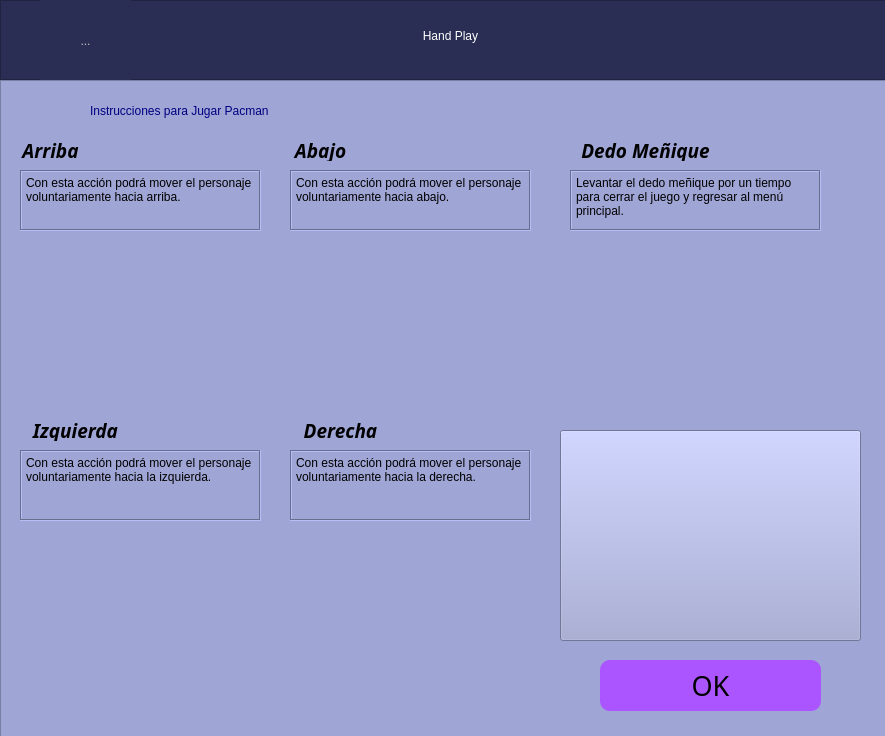
<?xml version="1.0" encoding="UTF-8"?>
<ui version="4.0">
 <class>MainWindow</class>
 <widget class="QMainWindow" name="MainWindow">
  <property name="geometry">
   <rect>
    <x>0</x>
    <y>0</y>
    <width>885</width>
    <height>736</height>
   </rect>
  </property>
  <property name="windowTitle">
   <string>Hand Play - Pacman Instructions</string>
  </property>
  <widget class="QWidget" name="centralwidget">
   <widget class="QFrame" name="Titulo">
    <property name="enabled">
     <bool>true</bool>
    </property>
    <property name="geometry">
     <rect>
      <x>0</x>
      <y>0</y>
      <width>891</width>
      <height>80</height>
     </rect>
    </property>
    <property name="styleSheet">
     <string notr="true">background: rgb(43, 46, 84)
</string>
    </property>
    <property name="frameShape">
     <enum>QFrame::StyledPanel</enum>
    </property>
    <property name="frameShadow">
     <enum>QFrame::Raised</enum>
    </property>
    <widget class="QLabel" name="titulo">
     <property name="geometry">
      <rect>
       <x>290</x>
       <y>10</y>
       <width>321</width>
       <height>51</height>
      </rect>
     </property>
     <property name="styleSheet">
      <string notr="true">color: rgb(255, 255, 255);
font: 75 26pt &quot;Magneto&quot;;</string>
     </property>
     <property name="text">
      <string>Hand Play</string>
     </property>
     <property name="alignment">
      <set>Qt::AlignCenter</set>
     </property>
    </widget>
    <widget class="QToolButton" name="toolButton">
     <property name="enabled">
      <bool>false</bool>
     </property>
     <property name="geometry">
      <rect>
       <x>40</x>
       <y>0</y>
       <width>91</width>
       <height>81</height>
      </rect>
     </property>
     <property name="font">
      <font>
       <stylestrategy>PreferDefault</stylestrategy>
       <kerning>true</kerning>
      </font>
     </property>
     <property name="layoutDirection">
      <enum>Qt::LeftToRight</enum>
     </property>
     <property name="text">
      <string>...</string>
     </property>
     <property name="icon">
      <iconset>
       <normaloff>../img/logo.png</normaloff>../img/logo.png</iconset>
     </property>
     <property name="iconSize">
      <size>
       <width>160</width>
       <height>160</height>
      </size>
     </property>
     <property name="autoRaise">
      <bool>true</bool>
     </property>
    </widget>
   </widget>
   <widget class="QFrame" name="Videojuegos">
    <property name="geometry">
     <rect>
      <x>0</x>
      <y>80</y>
      <width>891</width>
      <height>721</height>
     </rect>
    </property>
    <property name="cursor">
     <cursorShape>ArrowCursor</cursorShape>
    </property>
    <property name="layoutDirection">
     <enum>Qt::LeftToRight</enum>
    </property>
    <property name="styleSheet">
     <string notr="true">background: rgb(159, 165, 213)</string>
    </property>
    <property name="frameShape">
     <enum>QFrame::StyledPanel</enum>
    </property>
    <property name="frameShadow">
     <enum>QFrame::Raised</enum>
    </property>
    <widget class="QLabel" name="subtitulo">
     <property name="geometry">
      <rect>
       <x>90</x>
       <y>10</y>
       <width>701</width>
       <height>41</height>
      </rect>
     </property>
     <property name="styleSheet">
      <string notr="true">font: 75 22pt &quot;Magneto&quot;;
color: rgb(0, 0, 127)
</string>
     </property>
     <property name="text">
      <string>Instrucciones para Jugar Pacman</string>
     </property>
    </widget>
    <widget class="QPushButton" name="pacman">
     <property name="geometry">
      <rect>
       <x>560</x>
       <y>350</y>
       <width>301</width>
       <height>211</height>
      </rect>
     </property>
     <property name="text">
      <string/>
     </property>
     <property name="icon">
      <iconset>
       <normaloff>../img/pacman.png</normaloff>../img/pacman.png</iconset>
     </property>
     <property name="iconSize">
      <size>
       <width>720</width>
       <height>520</height>
      </size>
     </property>
    </widget>
    <widget class="QPushButton" name="okey">
     <property name="geometry">
      <rect>
       <x>600</x>
       <y>580</y>
       <width>221</width>
       <height>51</height>
      </rect>
     </property>
     <property name="font">
      <font>
       <family>Playbill</family>
       <pointsize>20</pointsize>
      </font>
     </property>
     <property name="styleSheet">
      <string notr="true">background: rgb(170, 85, 255);
border-radius: 10px</string>
     </property>
     <property name="text">
      <string>OK</string>
     </property>
    </widget>
    <widget class="QPushButton" name="punio_5">
     <property name="geometry">
      <rect>
       <x>30</x>
       <y>520</y>
       <width>111</width>
       <height>101</height>
      </rect>
     </property>
     <property name="text">
      <string/>
     </property>
     <property name="icon">
      <iconset>
       <normaloff>../img/miñique.png</normaloff>../img/miñique.png</iconset>
     </property>
     <property name="iconSize">
      <size>
       <width>600</width>
       <height>120</height>
      </size>
     </property>
     <property name="flat">
      <bool>true</bool>
     </property>
    </widget>
    <widget class="QLabel" name="label_4">
     <property name="geometry">
      <rect>
       <x>10</x>
       <y>60</y>
       <width>81</width>
       <height>21</height>
      </rect>
     </property>
     <property name="font">
      <font>
       <family>Rockwell</family>
       <pointsize>14</pointsize>
       <weight>75</weight>
       <italic>true</italic>
       <bold>true</bold>
      </font>
     </property>
     <property name="text">
      <string>Arriba</string>
     </property>
     <property name="alignment">
      <set>Qt::AlignCenter</set>
     </property>
    </widget>
    <widget class="QPlainTextEdit" name="plainTextEdit_16">
     <property name="geometry">
      <rect>
       <x>290</x>
       <y>370</y>
       <width>241</width>
       <height>71</height>
      </rect>
     </property>
     <property name="frameShape">
      <enum>QFrame::Box</enum>
     </property>
     <property name="sizeAdjustPolicy">
      <enum>QAbstractScrollArea::AdjustToContentsOnFirstShow</enum>
     </property>
     <property name="plainText">
      <string>Con esta acción podrá mover el personaje voluntariamente hacia la derecha.</string>
     </property>
     <property name="textInteractionFlags">
      <set>Qt::NoTextInteraction</set>
     </property>
    </widget>
    <widget class="QPlainTextEdit" name="plainTextEdit_4">
     <property name="geometry">
      <rect>
       <x>20</x>
       <y>90</y>
       <width>241</width>
       <height>61</height>
      </rect>
     </property>
     <property name="styleSheet">
      <string notr="true">border-color: rgb(85, 170, 255)</string>
     </property>
     <property name="frameShape">
      <enum>QFrame::Box</enum>
     </property>
     <property name="sizeAdjustPolicy">
      <enum>QAbstractScrollArea::AdjustToContentsOnFirstShow</enum>
     </property>
     <property name="tabChangesFocus">
      <bool>true</bool>
     </property>
     <property name="undoRedoEnabled">
      <bool>true</bool>
     </property>
     <property name="plainText">
      <string>Con esta acción podrá mover el personaje voluntariamente hacia arriba.</string>
     </property>
     <property name="textInteractionFlags">
      <set>Qt::NoTextInteraction</set>
     </property>
    </widget>
    <widget class="QLabel" name="label_16">
     <property name="geometry">
      <rect>
       <x>290</x>
       <y>340</y>
       <width>101</width>
       <height>21</height>
      </rect>
     </property>
     <property name="font">
      <font>
       <family>Rockwell</family>
       <pointsize>14</pointsize>
       <weight>75</weight>
       <italic>true</italic>
       <bold>true</bold>
      </font>
     </property>
     <property name="text">
      <string>Derecha</string>
     </property>
     <property name="alignment">
      <set>Qt::AlignCenter</set>
     </property>
    </widget>
    <widget class="QPushButton" name="arriba">
     <property name="geometry">
      <rect>
       <x>20</x>
       <y>160</y>
       <width>241</width>
       <height>161</height>
      </rect>
     </property>
     <property name="text">
      <string/>
     </property>
     <property name="icon">
      <iconset>
       <normaloff>../img/gesto5.jpg</normaloff>../img/gesto5.jpg</iconset>
     </property>
     <property name="iconSize">
      <size>
       <width>410</width>
       <height>180</height>
      </size>
     </property>
     <property name="flat">
      <bool>true</bool>
     </property>
    </widget>
    <widget class="QLabel" name="label_5">
     <property name="geometry">
      <rect>
       <x>20</x>
       <y>340</y>
       <width>111</width>
       <height>21</height>
      </rect>
     </property>
     <property name="font">
      <font>
       <family>Rockwell</family>
       <pointsize>14</pointsize>
       <weight>75</weight>
       <italic>true</italic>
       <bold>true</bold>
      </font>
     </property>
     <property name="text">
      <string>Izquierda</string>
     </property>
     <property name="alignment">
      <set>Qt::AlignCenter</set>
     </property>
    </widget>
    <widget class="QPushButton" name="abajo_3">
     <property name="geometry">
      <rect>
       <x>290</x>
       <y>450</y>
       <width>241</width>
       <height>171</height>
      </rect>
     </property>
     <property name="sizePolicy">
      <sizepolicy hsizetype="Minimum" vsizetype="Fixed">
       <horstretch>0</horstretch>
       <verstretch>0</verstretch>
      </sizepolicy>
     </property>
     <property name="mouseTracking">
      <bool>false</bool>
     </property>
     <property name="styleSheet">
      <string notr="true"> transform: scaleX(-1);</string>
     </property>
     <property name="text">
      <string/>
     </property>
     <property name="icon">
      <iconset>
       <normaloff>../img/gesto3.jpg</normaloff>../img/gesto3.jpg</iconset>
     </property>
     <property name="iconSize">
      <size>
       <width>410</width>
       <height>180</height>
      </size>
     </property>
     <property name="flat">
      <bool>true</bool>
     </property>
    </widget>
    <widget class="QPushButton" name="abajo">
     <property name="geometry">
      <rect>
       <x>290</x>
       <y>160</y>
       <width>241</width>
       <height>161</height>
      </rect>
     </property>
     <property name="sizePolicy">
      <sizepolicy hsizetype="Minimum" vsizetype="Fixed">
       <horstretch>0</horstretch>
       <verstretch>0</verstretch>
      </sizepolicy>
     </property>
     <property name="mouseTracking">
      <bool>false</bool>
     </property>
     <property name="styleSheet">
      <string notr="true"> transform: scaleX(-1);</string>
     </property>
     <property name="text">
      <string/>
     </property>
     <property name="icon">
      <iconset>
       <normaloff>../img/gesto4.jpg</normaloff>../img/gesto4.jpg</iconset>
     </property>
     <property name="iconSize">
      <size>
       <width>410</width>
       <height>180</height>
      </size>
     </property>
     <property name="flat">
      <bool>true</bool>
     </property>
    </widget>
    <widget class="QPlainTextEdit" name="plainTextEdit_5">
     <property name="geometry">
      <rect>
       <x>20</x>
       <y>370</y>
       <width>241</width>
       <height>71</height>
      </rect>
     </property>
     <property name="frameShape">
      <enum>QFrame::Box</enum>
     </property>
     <property name="sizeAdjustPolicy">
      <enum>QAbstractScrollArea::AdjustToContentsOnFirstShow</enum>
     </property>
     <property name="plainText">
      <string>Con esta acción podrá mover el personaje voluntariamente hacia la izquierda.</string>
     </property>
     <property name="textInteractionFlags">
      <set>Qt::NoTextInteraction</set>
     </property>
    </widget>
    <widget class="QPlainTextEdit" name="plainTextEdit_6">
     <property name="geometry">
      <rect>
       <x>290</x>
       <y>90</y>
       <width>241</width>
       <height>61</height>
      </rect>
     </property>
     <property name="frameShape">
      <enum>QFrame::Box</enum>
     </property>
     <property name="sizeAdjustPolicy">
      <enum>QAbstractScrollArea::AdjustToContentsOnFirstShow</enum>
     </property>
     <property name="plainText">
      <string>Con esta acción podrá mover el personaje voluntariamente hacia abajo.</string>
     </property>
     <property name="textInteractionFlags">
      <set>Qt::NoTextInteraction</set>
     </property>
    </widget>
    <widget class="QLabel" name="label_6">
     <property name="geometry">
      <rect>
       <x>280</x>
       <y>60</y>
       <width>81</width>
       <height>21</height>
      </rect>
     </property>
     <property name="font">
      <font>
       <family>Rockwell</family>
       <pointsize>14</pointsize>
       <weight>75</weight>
       <italic>true</italic>
       <bold>true</bold>
      </font>
     </property>
     <property name="text">
      <string>Abajo</string>
     </property>
     <property name="alignment">
      <set>Qt::AlignCenter</set>
     </property>
    </widget>
    <widget class="QPushButton" name="abajo_2">
     <property name="geometry">
      <rect>
       <x>20</x>
       <y>450</y>
       <width>241</width>
       <height>171</height>
      </rect>
     </property>
     <property name="sizePolicy">
      <sizepolicy hsizetype="Minimum" vsizetype="Fixed">
       <horstretch>0</horstretch>
       <verstretch>0</verstretch>
      </sizepolicy>
     </property>
     <property name="mouseTracking">
      <bool>false</bool>
     </property>
     <property name="styleSheet">
      <string notr="true"> transform: scaleX(-1);</string>
     </property>
     <property name="text">
      <string/>
     </property>
     <property name="icon">
      <iconset>
       <normaloff>../img/gesto1.jpg</normaloff>../img/gesto1.jpg</iconset>
     </property>
     <property name="iconSize">
      <size>
       <width>410</width>
       <height>180</height>
      </size>
     </property>
     <property name="flat">
      <bool>true</bool>
     </property>
    </widget>
    <widget class="QPlainTextEdit" name="plainTextEdit_15">
     <property name="geometry">
      <rect>
       <x>570</x>
       <y>90</y>
       <width>251</width>
       <height>61</height>
      </rect>
     </property>
     <property name="frameShape">
      <enum>QFrame::Box</enum>
     </property>
     <property name="sizeAdjustPolicy">
      <enum>QAbstractScrollArea::AdjustToContentsOnFirstShow</enum>
     </property>
     <property name="plainText">
      <string>Levantar el dedo meñique por un tiempo para cerrar el juego y regresar al menú principal.</string>
     </property>
     <property name="textInteractionFlags">
      <set>Qt::NoTextInteraction</set>
     </property>
    </widget>
    <widget class="QLabel" name="label_15">
     <property name="geometry">
      <rect>
       <x>560</x>
       <y>60</y>
       <width>171</width>
       <height>21</height>
      </rect>
     </property>
     <property name="font">
      <font>
       <family>Rockwell</family>
       <pointsize>14</pointsize>
       <weight>75</weight>
       <italic>true</italic>
       <bold>true</bold>
      </font>
     </property>
     <property name="text">
      <string>Dedo Meñique</string>
     </property>
     <property name="alignment">
      <set>Qt::AlignCenter</set>
     </property>
    </widget>
    <widget class="QPushButton" name="abajo_4">
     <property name="geometry">
      <rect>
       <x>570</x>
       <y>160</y>
       <width>251</width>
       <height>161</height>
      </rect>
     </property>
     <property name="sizePolicy">
      <sizepolicy hsizetype="Minimum" vsizetype="Fixed">
       <horstretch>0</horstretch>
       <verstretch>0</verstretch>
      </sizepolicy>
     </property>
     <property name="mouseTracking">
      <bool>false</bool>
     </property>
     <property name="styleSheet">
      <string notr="true"> transform: scaleX(-1);</string>
     </property>
     <property name="text">
      <string/>
     </property>
     <property name="icon">
      <iconset>
       <normaloff>../img/gesto2.jpg</normaloff>../img/gesto2.jpg</iconset>
     </property>
     <property name="iconSize">
      <size>
       <width>430</width>
       <height>200</height>
      </size>
     </property>
     <property name="flat">
      <bool>true</bool>
     </property>
    </widget>
   </widget>
  </widget>
 </widget>
 <resources/>
 <connections/>
</ui>
